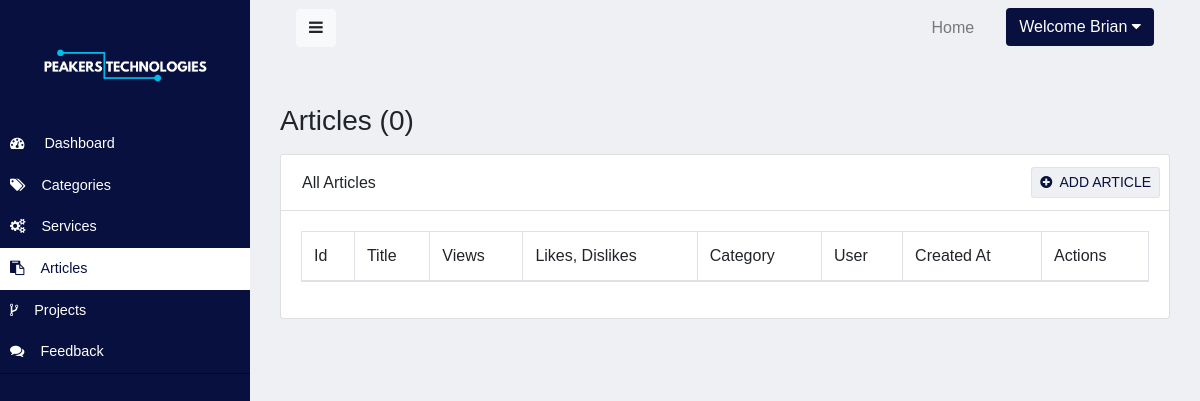
Page /staff/articles (signed in) on the earlier database version.
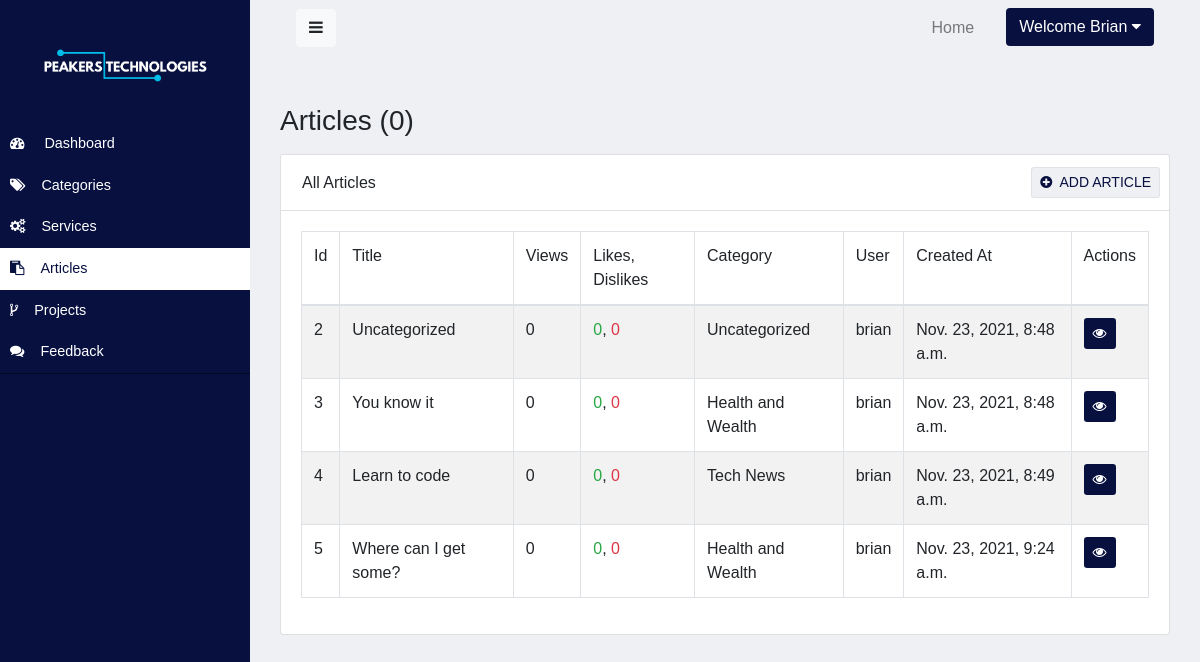
Same page on the later database version.
### website/models.py (models this page shows, shortened)
class Article(models.Model):
    title = models.CharField(max_length = 100)
    post = models.TextField()
    likes = models.IntegerField(default=0, blank=True)
    dislikes = models.IntegerField(default=0, blank=True)
    slug = models.SlugField(max_length=200)
    image_url = models.ImageField()
    views = models.IntegerField(default=0,blank=True)
    keywords = models.TextField()
    STATUS_CHOICES = (
        ('P', 'Published'),
        ('D', 'Draft'),
        ('S', 'Scheduled')
    )
    status = models.CharField(default="Published", max_length=1001)
    schedule_date = models.DateTimeField(null=True, blank=True)
    category = models.ForeignKey(Category, on_delete=models.CASCADE, blank=False, null=False)
    user = models.ForeignKey(User, on_delete=models.CASCADE, blank=False, null=False)
    created_at = models.DateTimeField(auto_now_add=True)
    updated_at = models.DateTimeField(auto_now=True)

class Category(models.Model):
    name = models.CharField(max_length = 50)
    views = models.IntegerField(default=0,blank=True)
    slug = models.SlugField(max_length=200)
    created_at = models.DateTimeField(auto_now_add=True)
    updated_at = models.DateTimeField(auto_now=True)
    def __str__(self):
        return self.name

### website/views.py (the view)
# urls.py: path('articles', ArticleList.as_view(), name="articles"),
@method_decorator(login_required, name="dispatch")
class ArticleList(LoginRequiredMixin, ListView):
    model = Article
    template_name = "admin/articles.html"

### website/templates/admin/articles.html
{% extends 'admin/layouts/admin-base.html' %}
{% block 'content' %}
<div class="container">
    <h3 class="mt-5 mb-3">Articles ({{articles | length}})</h3>
    <div class="row justify-content-center">
        <div class="col-lg-12">
            <div class="card">
                <div class="card-header">
                    <div class="row">
                        <h6 class="ml-3 my-auto">All Articles</h6>
                        <a href="{% url 'add_article' %}" class="btn btn-text-main btn-sm ml-auto mr-1">
                            <i class="fa fa-plus-circle mr-1"></i>
                            ADD ARTICLE
                        </a>
                    </div>
                </div>
                <div class="card-body">
                    <table class="table table-striped table-bordered">
                        <thead>
                            <tr>
                                <td>Id</td>
                                <td>Title</td>
                                <td>Views</td>
                                <td>Likes, Dislikes</td>
                                <td>Category</td>
                                <td>User</td>
                                <td>Created At</td>
                                <td>Actions</td>
                            </tr>
                        </thead>
                        <tbody>
                            {% for post in object_list %}
                            <tr>
                                <td>{{post.id}}</td>
                                <td>{{post.title}}</td>
                                <td>{{post.views}}</td>
                                <td><span class="text-success">{{post.likes}}</span>,
                                    <span class="text-danger">{{post.dislikes}}</span>
                                </td>
                                <td>{{post.category}}</td>
                                <td>{{post.user}}</td>
                                <td>{{post.created_at}}</td>
                                <td>
                                    <a href="{% url 'view_article' post.id %}" class="btn btn-main btn-sm">
                                        <i class="fa fa-eye"></i>
                                    </a>
                                </td>
                            </tr>
                            {% endfor %}
                        </tbody>
                    </table>
                </div>
            </div>
        </div>
    </div>
</div>
{% endblock %}

Differences in the rows shown:
added Article: id "2", title "Uncategorized", views "0", likes "0", dislikes "0", category "Uncategorized", user "brian", created_at "Nov. 23, 2021, 8:48 a.m."
added Article: id "3", title "You know it", views "0", likes "0", dislikes "0", category "Health and Wealth", user "brian", created_at "Nov. 23, 2021, 8:48 a.m."
added Article: id "4", title "Learn to code", views "0", likes "0", dislikes "0", category "Tech News", user "brian", created_at "Nov. 23, 2021, 8:49 a.m."
added Article: id "5", title "Where can I get some?", views "0", likes "0", dislikes "0", category "Health and Wealth", user "brian", created_at "Nov. 23, 2021, 9:24 a.m."
